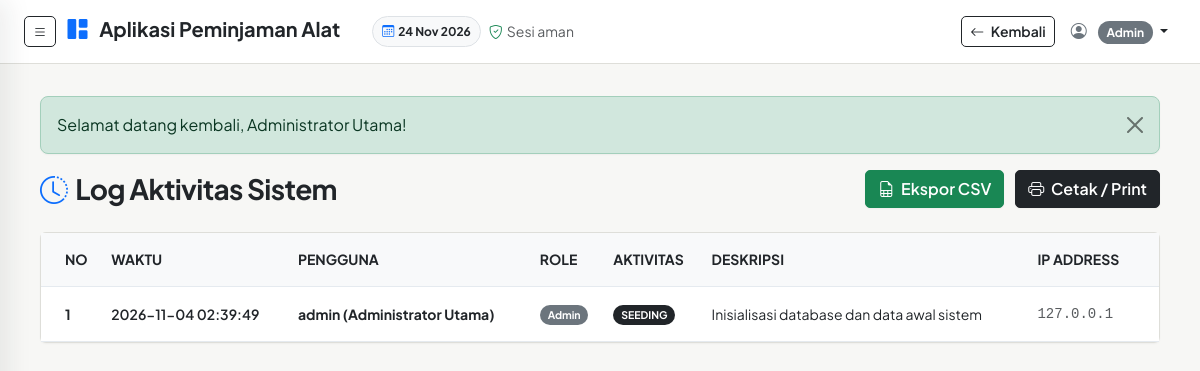
Page /public/index.php?route=admin/log-aktivitas (signed in) on the committed database.
### tables this page shows
CREATE TABLE log_aktivitas (
    id_log INT AUTO_INCREMENT PRIMARY KEY,
    id_user INT NOT NULL,
    aktivitas VARCHAR(100) NOT NULL,
    deskripsi TEXT,
    ip_address VARCHAR(45),
    created_at TIMESTAMP DEFAULT CURRENT_TIMESTAMP,
    FOREIGN KEY (id_user) REFERENCES users(id_user) ON DELETE CASCADE ON UPDATE CASCADE,
    INDEX idx_user_log (id_user),
    INDEX idx_created (created_at)
);

CREATE TABLE users (
    id_user INT AUTO_INCREMENT PRIMARY KEY,
    nama_lengkap VARCHAR(100) NOT NULL,
    username VARCHAR(50) NOT NULL UNIQUE,
    password VARCHAR(255) NOT NULL,
    role ENUM('admin', 'petugas', 'peminjam') NOT NULL,
    created_at TIMESTAMP DEFAULT CURRENT_TIMESTAMP,
    INDEX idx_username (username),
    INDEX idx_role (role)
);

### controllers/LogAktivitasController.php (called while the page is built, shortened)
<?php
require_once __DIR__ . '/../models/LogAktivitas.php';
class LogAktivitasController {
    public function index() {
        $logModel = new LogAktivitas();
        $logs = $logModel->getAll(500);
        $config = include __DIR__ . '/../config/app.php';
        require_once __DIR__ . '/../views/admin/log-aktivitas/index.php';
    }
}

### public/index.php (called while the page is built, shortened)
<?php
require_once __DIR__ . '/../config/app.php';
require_once __DIR__ . '/../routes/web.php';

### config/app.php (called while the page is built)
<?php
return [
    'app_name' => 'Sistem Peminjaman Lab',
    'app_version' => '1.0.0',
    'base_url' => 'http://localhost/aplikasi-peminjaman/public',
    'denda_per_hari' => 5000.00
];

### config/database.php (called while the page is built)
<?php
class Database {
    private static $instance = null;
    private $pdo;
    private $host = 'localhost';
    private $db_name = 'db_peminjaman';
    private $username = 'root';
    private $password = '';
    private function __construct() {
        try {
            $dsn = "mysql:host=" . $this->host . ";dbname=" . $this->db_name . ";charset=utf8mb4";
            $options = [
                PDO::ATTR_ERRMODE => PDO::ERRMODE_EXCEPTION,
                PDO::ATTR_DEFAULT_FETCH_MODE => PDO::FETCH_ASSOC,
                PDO::ATTR_EMULATE_PREPARES => false,
            ];
            $this->pdo = new PDO($dsn, $this->username, $this->password, $options);
        } catch(PDOException $e) {
            die("Koneksi Database Gagal: " . $e->getMessage());
        }
    }
    public static function getInstance() {
        if (self::$instance === null) {
            self::$instance = new self();
        }
        return self::$instance;
    }
    public function getConnection() {
        return $this->pdo;
    }
}

### models/LogAktivitas.php (called while the page is built, shortened)
<?php
require_once __DIR__ . '/../config/database.php';
class LogAktivitas {
    private $db;
    public function __construct() {
        $this->db = Database::getInstance()->getConnection();
    }
    public function getAll($limit = 100) {
        $stmt = $this->db->prepare("SELECT l.*, u.nama_lengkap, u.username, u.role
                                    FROM log_aktivitas l
                                    JOIN users u ON l.id_user = u.id_user
                                    ORDER BY l.id_log DESC LIMIT ?");
        $stmt->bindValue(1, (int)$limit, PDO::PARAM_INT);
        $stmt->execute();
        return $stmt->fetchAll();
    }
}

### views/admin/log-aktivitas/index.php (the view, shortened to what this page needs)
<?php
require_once __DIR__ . '/../../layouts/header.php';
require_once __DIR__ . '/../../layouts/navbar.php';
$logs = $logs ?? [];
$baseUrl = $config['base_url'] ?? '';
?>
<div class="d-flex justify-content-between align-items-center mb-4">
    <h3 class="fw-bold text-dark m-0"><i class="bi bi-clock-history me-2 text-primary"></i>Log Aktivitas Sistem</h3>
    <div>
        <a href="<?php echo htmlspecialchars($baseUrl); ?>/index.php?route=admin/log-aktivitas/export" class="btn btn-success shadow-sm me-2">
            <i class="bi bi-file-earmark-spreadsheet me-1"></i> Ekspor CSV
        </a>
        <button type="button" class="btn btn-dark shadow-sm" data-bs-toggle="modal" data-bs-target="#modalCetakLog">
            <i class="bi bi-printer me-1"></i> Cetak / Print
        </button>
    </div>
</div>
<div class="card shadow-sm">
    <div class="card-body p-0">
        <div class="table-responsive">
            <table class="table table-hover align-middle mb-0 small">
                <thead class="table-light">
                    <tr>
                        <th class="ps-4 py-3 text-dark fw-bold text-uppercase">No</th>
                        <th class="py-3 text-dark fw-bold text-uppercase">Waktu</th>
                        <th class="py-3 text-dark fw-bold text-uppercase">Pengguna</th>
                        <th class="py-3 text-dark fw-bold text-uppercase">Role</th>
                        <th class="py-3 text-dark fw-bold text-uppercase">Aktivitas</th>
                        <th class="py-3 text-dark fw-bold text-uppercase">Deskripsi</th>
                        <th class="pe-4 py-3 text-dark fw-bold text-uppercase">IP Address</th>
                    </tr>
                </thead>
                <tbody>
                    <?php if (empty($logs)): ?>
                        <tr><td colspan="7" class="text-center py-4 text-dark fw-semibold">Belum ada log aktivitas.</td></tr>
                    <?php else: ?>
                        <?php foreach ($logs as $index => $log): ?>
                            <tr>
                                <td class="ps-4 py-3 text-dark fw-bold"><?php echo $index + 1; ?></td>
                                <td class="text-dark fw-semibold py-3" style="white-space: nowrap;"><?php echo htmlspecialchars($log['created_at'] ?? ''); ?></td>
                                <td class="fw-bold text-dark py-3"><?php echo htmlspecialchars($log['username'] ?? ''); ?> (<?php echo htmlspecialchars($log['nama_lengkap'] ?? ''); ?>)</td>
                                <td class="py-3"><span class="badge bg-secondary text-capitalize"><?php echo htmlspecialchars($log['role'] ?? ''); ?></span></td>
                                <td class="py-3"><span class="badge bg-dark text-white"><?php echo htmlspecialchars($log['aktivitas'] ?? ''); ?></span></td>
                                <td class="text-dark py-3"><?php echo htmlspecialchars($log['deskripsi'] ?? ''); ?></td>
                                <td class="pe-4 font-monospace text-muted py-3"><?php echo htmlspecialchars($log['ip_address'] ?? ''); ?></td>
                            </tr>
                        <?php endforeach; ?>
                    <?php endif; ?>
                </tbody>
            </table>
        </div>
    </div>
</div>
<?php require_once __DIR__ . '/../../layouts/footer.php'; ?>

### views/layouts/header.php (style rules this page uses)
:root { --ov-bg: #f7f7f5; --ov-surface: #ffffff; --ov-text: #171717; --ov-muted: #6b6b67; --ov-border: #deded9; --ov-accent: #1f4f9a; --ov-yellow: #e6b93f; --ov-shadow: 0 1px 2px rgba(23, 23, 23, .04); --ov-transition: all 0.16s ease; }
body { background-color: var(--ov-bg); color: var(--ov-text); font-family: 'Plus Jakarta Sans', sans-serif; min-height: 100vh; }
h1, h2, h3, h4, h5 { font-family: 'Plus Jakarta Sans', sans-serif; font-weight: 700; letter-spacing: -0.025em; }
.card { background-color: var(--ov-surface); border: 1px solid var(--ov-border) !important; border-radius: 6px; box-shadow: var(--ov-shadow) !important; transition: border-color var(--ov-transition), box-shadow var(--ov-transition); }
.btn { border-radius: 5px; font-weight: 600; box-shadow: none !important; transition: background-color var(--ov-transition), border-color var(--ov-transition), color var(--ov-transition); }
.badge { border: 0; border-radius: 999px; font-weight: 700; padding: .45em .75em; box-shadow: none; }
.table > :not(caption) > * > * { border-color: #e5eaef; }
.main-content .shadow-sm, .main-content .shadow-lg { box-shadow: var(--ov-shadow) !important; }

### rows in the picture
log_aktivitas: created_at "2026-11-04 02:39:49", id_user.username "admin", id_user.nama_lengkap "Administrator Utama", id_user.role "Admin", aktivitas "SEEDING", deskripsi "Inisialisasi database dan data awal sistem", ip_address "127.0.0.1"

### other values in the picture
$_SESSION['role'] "Admin"
$flash['message'] "Selamat datang kembali, Administrator Utama!"
